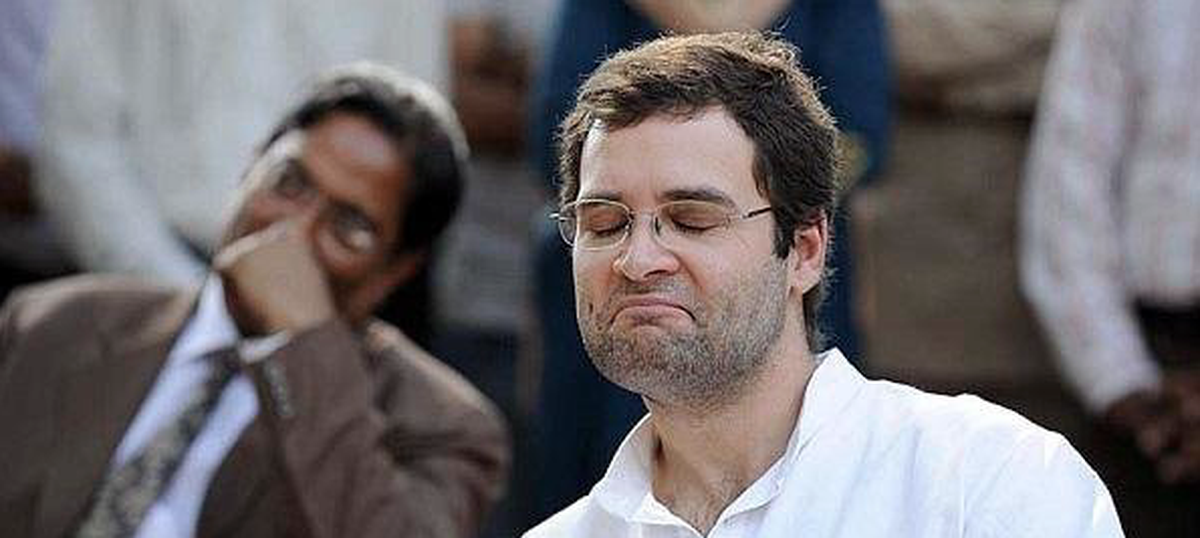
#> input picture data/Test/32119-ecmqufgobf-1474455301.png, 1200 x 538 px, given as the content of the folder ./data/Modi/, which was not available
$ python FaceRec.py
#> lines starting #> are read from the running program, lines starting #| are printed output that depends on the picture; pictures that were not available may be replaced by others from this repository, and a replacement may not be noted
#!/usr/bin/env python2
# -*- coding: utf-8 -*-
"""
Created on Sat Jul 15 18:02:42 2017

@author: abhik
"""

#!/usr/bin/env python3
# -*- coding: utf-8 -*-
from os import listdir
from os.path import isfile,join
import numpy as np
import cv2
from skimage.feature import hog as HOG
import matplotlib.pyplot as plt
from sklearn.grid_search import GridSearchCV
import os
#Importing Models

from sklearn.svm import SVC,NuSVC

#Data Preparation

trainFolder = './data/'

###############################################################################
Modi = trainFolder+'Modi/'
Raga= trainFolder+'Raga/'
Kohli= trainFolder+'Kohli/'
Salman =  trainFolder+'Salman/'
Gal = trainFolder +'Gal/'
Musk =  trainFolder+'Musk/'
Sandberg =  trainFolder+'Sandberg/'
Salman =  trainFolder+'Salman/'
Saina =  trainFolder+'Saina/'
Priyanka =trainFolder+'Priyanka/'

Test = trainFolder +'Test/'
trainData = []
responseData = []
testData = []
NumberList = []

###############################################################################
ModiImages = [ f for f in listdir(Modi) if isfile(join(Modi,f)) ]
RagaImages = [ f for f in listdir(Raga) if isfile(join(Raga,f)) ]
KohliImages = [ f for f in listdir(Kohli) if isfile(join(Kohli,f)) ]
SalmanImages = [ f for f in listdir(Salman) if isfile(join(Salman,f)) ]
SainaImages = [ f for f in listdir(Saina) if isfile(join(Saina,f)) ]
SandbergImages = [ f for f in listdir(Sandberg) if isfile(join(Sandberg,f)) ]
GalImages = [ f for f in listdir(Gal) if isfile(join(Gal,f)) ]
MuskImages = [ f for f in listdir(Musk) if isfile(join(Musk,f)) ]
PriyankaImages = [ f for f in listdir(Priyanka) if isfile(join(Priyanka,f)) ]

###############################################################################

def ReadImages(ListName,FolderName,Label):
    #global NumberList
#> called with FolderName = './data/Modi/', Label = 0
    global responseData
    global trainData
    #global hog
    #global cv2
    #global imutils
    #global winSize
    global testData
    #global os


    global feature

    for image in ListName:
        face_cascade =cv2.CascadeClassifier('haarcascade_frontalface_default.xml')
        img = cv2.imread(join(FolderName,image))
#> img is the input picture: shape (538, 1200, 3); mean B, G, R 107.9, 105.8, 110.9
        imgray = cv2.cvtColor(img,cv2.COLOR_RGB2GRAY)
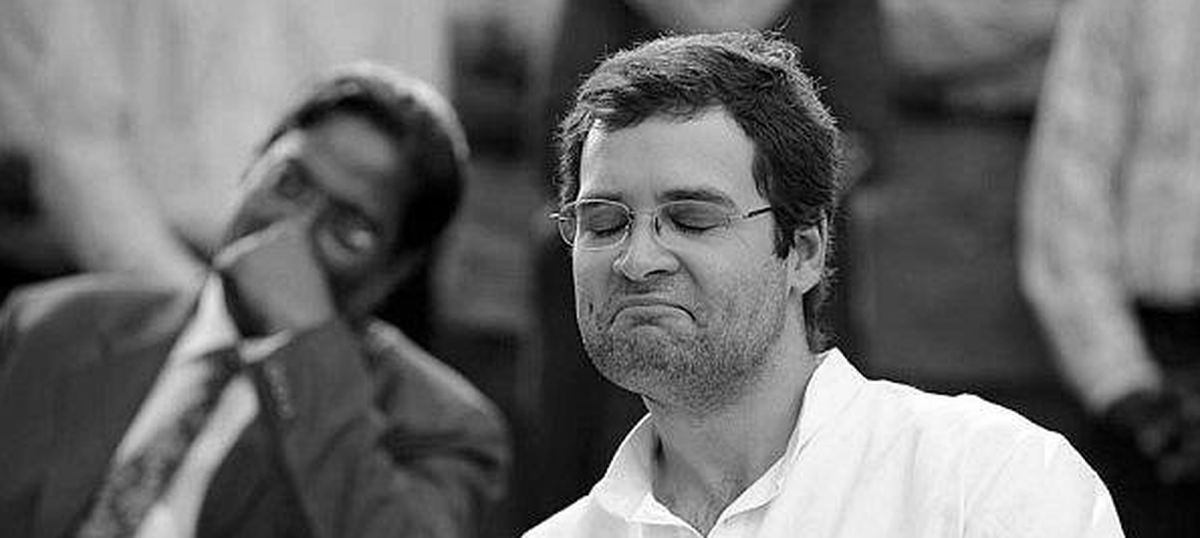
#> imgray: shape (538, 1200); min 0, max 255, mean 107
        face = face_cascade.detectMultiScale(imgray)
#> face = [[527, 122, 251, 251]]

        if len(face)>0:
            feature = HOG(cv2.resize(imgray[face[0][1]:face[0][1]+face[0][3],face[0][0]:face[0][0]+face[0][2]],
                                 (100,100)))
#> feature = 8100 values, max 0.403 at index 666, min 0 at index 56, mean 0.082
            trainData.append(feature.T)
            responseData.append(Label)

def num2name(num):
    if num==0:
        name = 'Modi'
    elif num ==1:
        name = 'Raga'
    elif num ==2:
        name = 'Kohli'
    elif num==3:
        name = 'Salman'
    elif num ==4:
        name = 'Priyanka'
    elif num ==5:
        name = 'Musk'
    elif num==6:
        name = 'Gal'
    elif num==7:
        name = 'Sandberg'
    elif num==8:
        name = 'Saina'
    return name


ReadImages(ModiImages,Modi,0)
ReadImages(RagaImages,Raga,1)
ReadImages(KohliImages,Kohli,2)
ReadImages(SalmanImages,Salman,3)
ReadImages(PriyankaImages,Priyanka,4)
ReadImages(MuskImages,Musk,5)
ReadImages(GalImages,Gal,6)
ReadImages(SandbergImages,Sandberg,7)
ReadImages(SainaImages,Saina,8)


svm = NuSVC()
nu_options = np.arange(0.1,1)
kernel_options = ['linear','rbf']
param_grid= dict(kernel=kernel_options,nu = nu_options)
#> (the run stopped early here; a loop or call above may not have finished)

$ run again, on data/Test/Salman-Khan-In-Tere-Naam-Photo.jpg
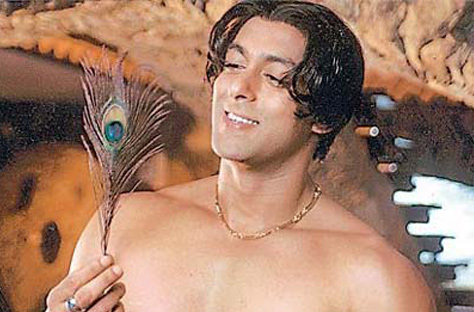
#> input picture data/Test/Salman-Khan-In-Tere-Naam-Photo.jpg, 474 x 312 px, given as the content of the folder ./data/Modi/, which was not available
#> in ReadImages, img is the input picture: shape (312, 474, 3); mean B, G, R 105.4, 126.2, 164.2
#> in ReadImages, `imgray = cv2.cvtColor(img,cv2.COLOR_RGB2GRAY)`:
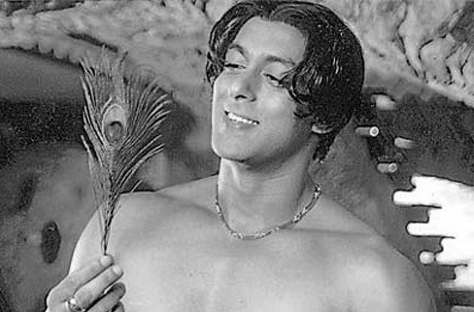
#> imgray: shape (312, 474); min 0, max 255, mean 124.3
#> face = [[198, 73, 61, 61]]
#> feature = 8100 values, max 0.479 at index 4878, min 0 at index 39, mean 0.0728

$ run again, on data/Test/modi-75919.jpg
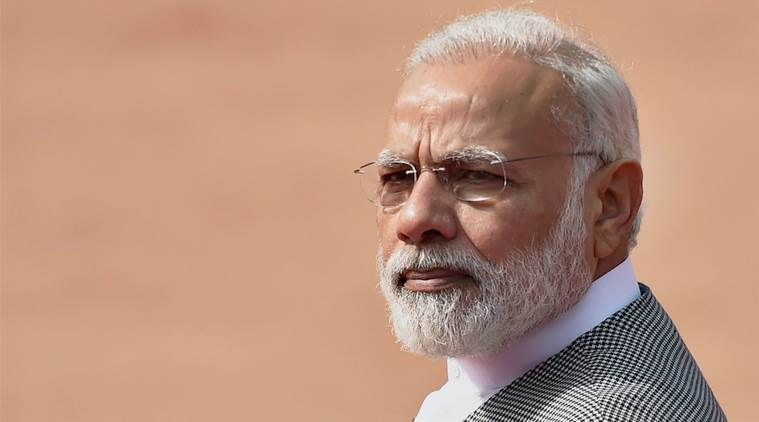
#> input picture data/Test/modi-75919.jpg, 759 x 422 px, given as the content of the folder ./data/Modi/, which was not available
#> in ReadImages, img is the input picture: shape (422, 759, 3); mean B, G, R 125.2, 146.3, 184.6
#> in ReadImages, `imgray = cv2.cvtColor(img,cv2.COLOR_RGB2GRAY)`:
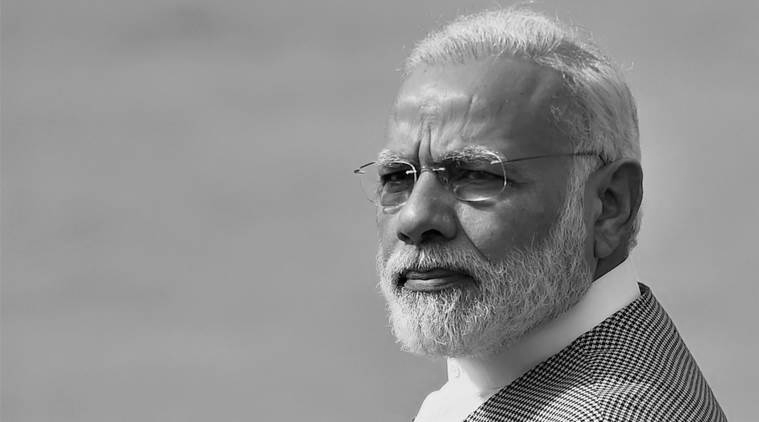
#> imgray: shape (422, 759); min 0, max 255, mean 144.2
#> face = [[331, 102, 199, 199]]
#> feature = 8100 values, max 0.397 at index 882, min 0 at index 1, mean 0.0821

$ run again, on data/Test/rahul-gandhi-file-photo-pti-650_650x400_51424754919.jpg
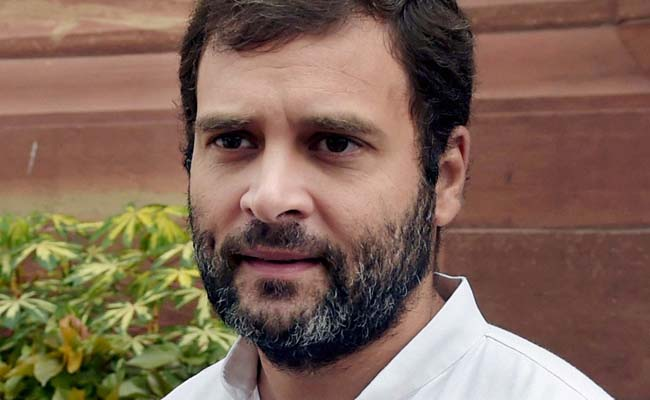
#> input picture data/Test/rahul-gandhi-file-photo-pti-650_650x400_51424754919.jpg, 650 x 400 px, given as the content of the folder ./data/Modi/, which was not available
#> in ReadImages, img is the input picture: shape (400, 650, 3); mean B, G, R 86.3, 101.9, 128
#> in ReadImages, `imgray = cv2.cvtColor(img,cv2.COLOR_RGB2GRAY)`:
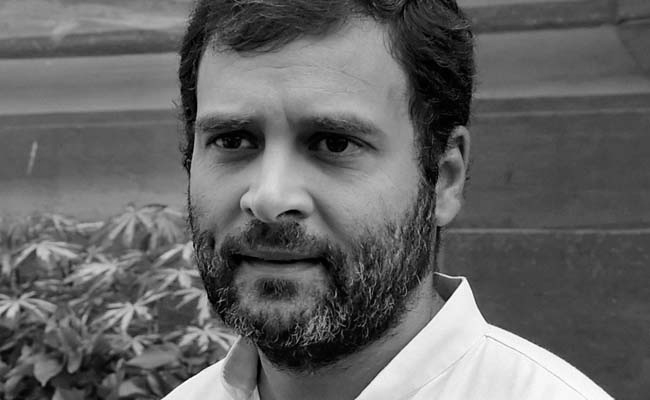
#> imgray: shape (400, 650); min 0, max 255, mean 100.2
#> face = [[136, 35, 295, 295]]
#> feature = 8100 values, max 0.339 at index 1516, min 0 at index 2, mean 0.0826
